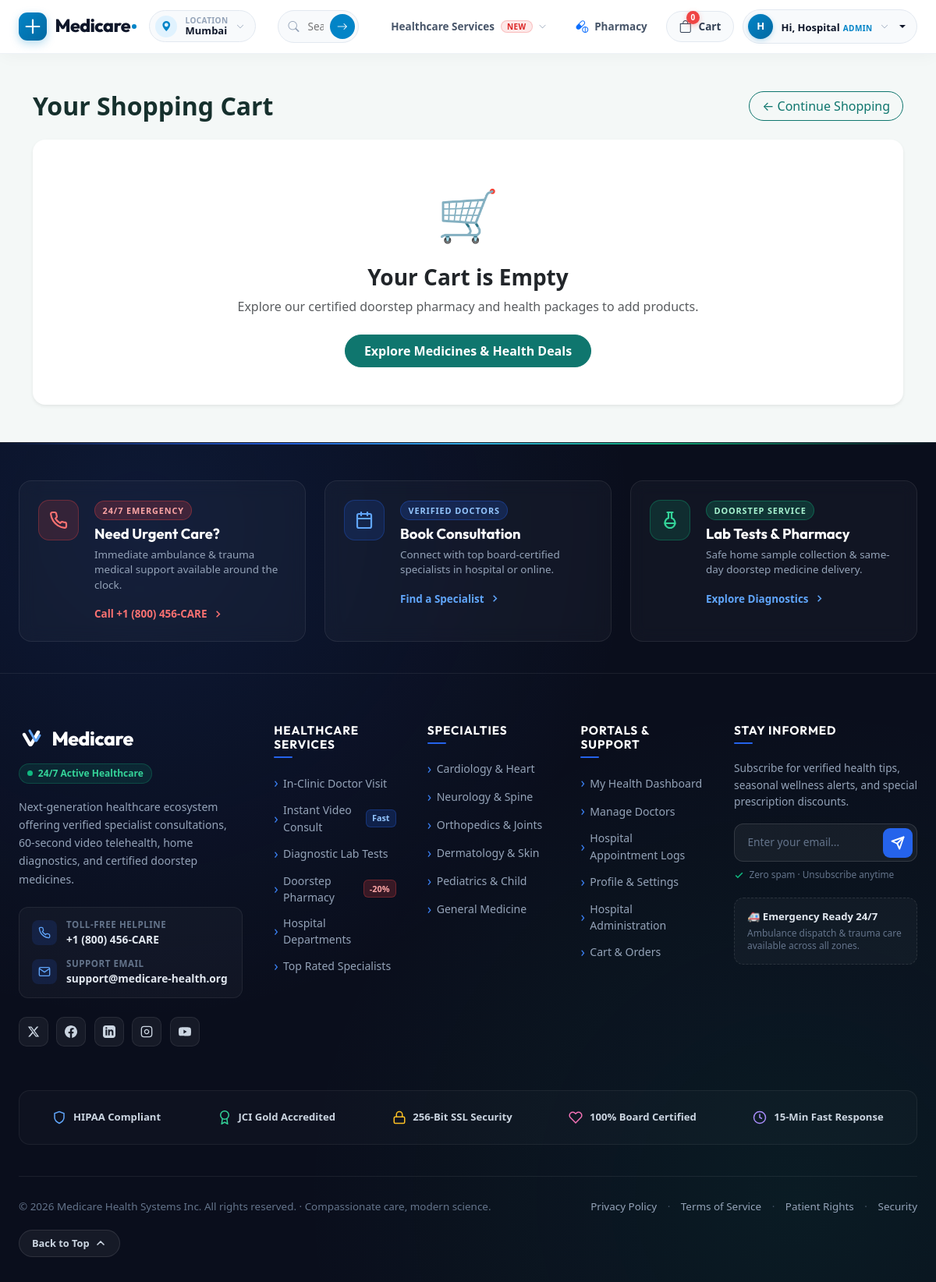
The page /cart/ (signed in) on the database as committed earlier.
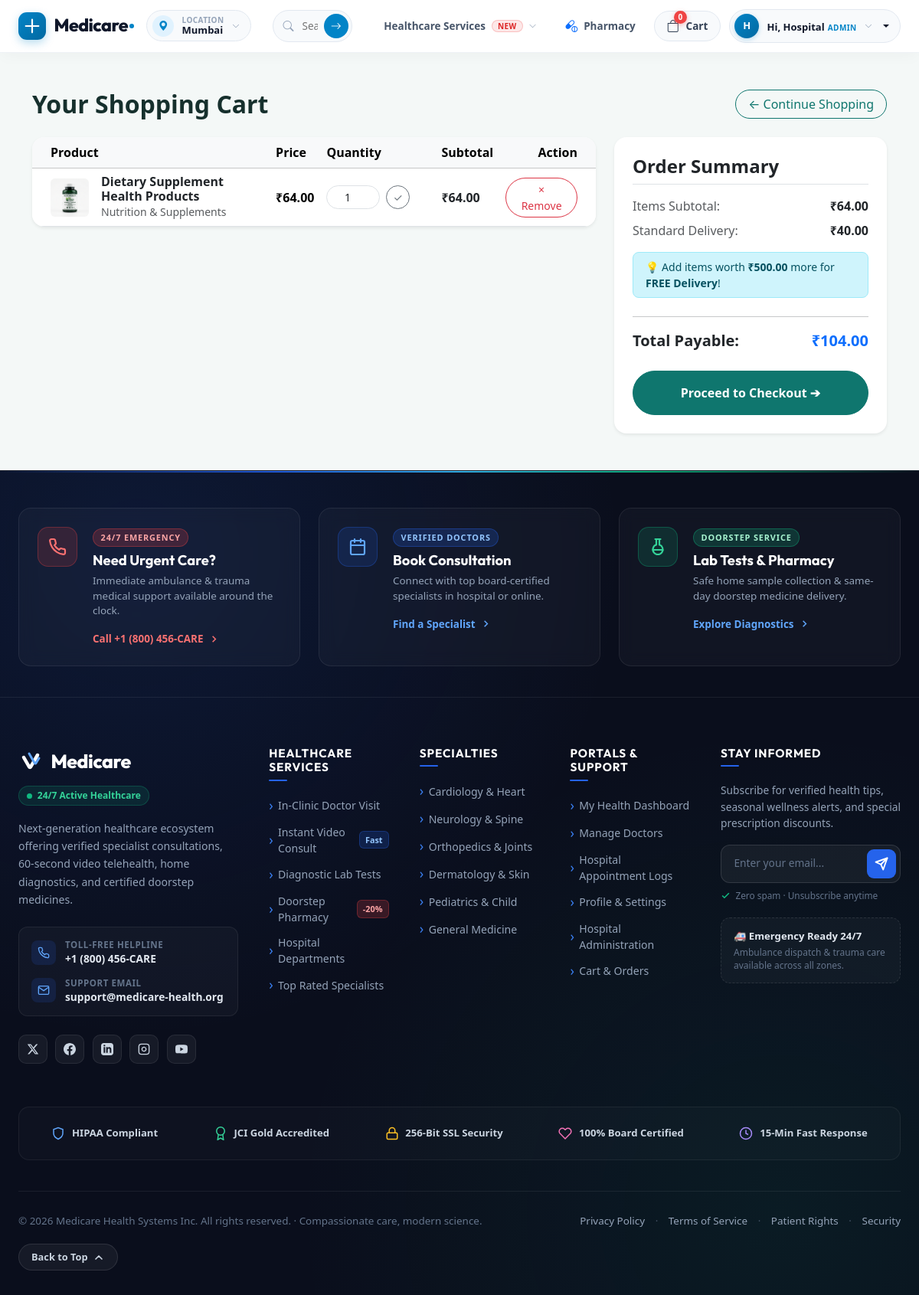
The same page on the database as committed later.
### corepages/models.py (models this page shows, shortened)
class CartItem(models.Model):
    cart = models.ForeignKey(Cart, on_delete=models.CASCADE, related_name='items')
    product = models.ForeignKey(Product, on_delete=models.CASCADE)
    quantity = models.PositiveIntegerField(default=1)
    class Meta:
        unique_together = ('cart', 'product')
    def subtotal(self):
        return self.quantity * self.product.effective_price

class Product(models.Model):
    category = models.ForeignKey(ProductCategory, on_delete=models.SET_NULL, null=True, blank=True, related_name='products')
    name = models.CharField(max_length=200)
    slug = models.SlugField(max_length=220, unique=True, blank=True)
    description = models.TextField(blank=True)
    price = models.DecimalField(max_digits=8, decimal_places=2)
    discount_percent = models.PositiveIntegerField(default=0, help_text="Discount percentage, e.g. 20 for 20% off")
    stock = models.PositiveIntegerField(default=50, help_text="Current available inventory")
    image = models.ImageField(upload_to='products/', null=True, blank=True)
    image_url_fallback = models.CharField(max_length=255, blank=True, help_text="Static image path fallback")
    rating = models.DecimalField(max_digits=3, decimal_places=1, default=4.5)
    is_active = models.BooleanField(default=True)
    created_at = models.DateTimeField(auto_now_add=True)
    class Meta:
        ordering = ['-created_at']
    @property
    def effective_price(self):
        if self.discount_percent > 0:
            discount = (self.price * Decimal(self.discount_percent)) / Decimal(100)
            return round(self.price - discount, 2)
        return self.price

class ProductCategory(models.Model):
    name = models.CharField(max_length=100, unique=True)
    slug = models.SlugField(max_length=120, unique=True, blank=True)
    description = models.TextField(blank=True)
    is_active = models.BooleanField(default=True)
    class Meta:
        verbose_name_plural = 'Product Categories'
        ordering = ['name']

### corepages/views.py (the view)
# urls.py: path('cart/', views.cart_view, name='cart_view'),
def cart_view(request):
    cart = get_or_create_cart(request)
    items = cart.items.select_related('product').all()
    subtotal = cart.total_amount()
    shipping = Decimal('0.00') if subtotal > 500 or subtotal == 0 else Decimal('40.00')
    total = subtotal + shipping
    return render(request, 'corepages/cart_view.html', {
        'cart': cart,
        'items': items,
        'subtotal': subtotal,
        'shipping': shipping,
        'total': total,
    })

### accounts/models.py (called while the page is built)
    def is_admin_role(self):
        return self.role == self.Role.ADMIN

    def is_doctor_role(self):
        return self.role == self.Role.DOCTOR

    def is_patient_role(self):
        return self.role == self.Role.PATIENT

### corepages/cart.py (called while the page is built, shortened)
def get_or_create_cart(request):
    if request.user.is_authenticated:
        user_cart, _ = Cart.objects.get_or_create(user=request.user)
        session_cart_id = request.session.get('cart_id')
        return user_cart

### corepages/models.py (called while the page is built)
    def total_amount(self):
        return sum(item.subtotal() for item in self.items.select_related('product').all())

### templates/corepages/cart_view.html (shortened to what the changed rows need)
{% extends 'base.html' %}
{% load static %}
{% block content %}
<div class="container py-5">
  <div class="d-flex align-items-center justify-content-between mb-4">
    <h2 class="fw-bold mb-0">Your Shopping Cart</h2>
  </div>
  {% if items %}
    <div class="row g-4">
      <div class="col-lg-8">
        <div class="card border-0 shadow-sm rounded-4 bg-white overflow-hidden">
          <div class="table-responsive">
            <table class="table align-middle mb-0">
              <thead class="table-light">
                <tr>
                  <th class="ps-4">Product</th>
                  <th>Price</th>
                  <th style="width: 150px;">Quantity</th>
                  <th>Subtotal</th>
                  <th class="text-end pe-4">Action</th>
                </tr>
              </thead>
              <tbody>
                {% for item in items %}
                  <tr>
                    <td class="ps-4">
                      <div class="d-flex align-items-center gap-3">
                        <img src="{% if item.product.image %}{{ item.product.image.url }}{% elif item.product.image_url_fallback %}{{ item.product.image_url_fallback }}{% else %}{% static 'images/prod_1.jpg' %}{% endif %}" alt="{{ item.product.name }}" class="rounded" style="width: 50px; height: 50px; object-fit: contain;">
                        <div>
                          <h6 class="fw-bold mb-0">
                            <a href="{% url 'core:product_detail' item.product.pk %}" class="text-dark text-decoration-none">{{ item.product.name }}</a>
                          </h6>
                          <div class="small text-muted">{{ item.product.category.name|default:"General Health" }}</div>
                        </div>
                      </div>
                    </td>
                    <td class="fw-semibold">₹{{ item.product.effective_price }}</td>
                    <td>
                      <form method="post" action="{% url 'core:update_cart_api' %}" class="d-flex align-items-center gap-2">
                        <input type="number" name="quantity" value="{{ item.quantity }}" min="1" max="{{ item.product.stock }}" class="form-control form-control-sm text-center rounded-pill" style="width: 70px;">
                        <button type="submit" class="btn btn-sm btn-outline-secondary rounded-pill px-2" title="Update quantity">✓</button>
                      </form>
                    </td>
                    <td class="fw-bold text-dark">₹{{ item.subtotal }}</td>
                    <td class="text-end pe-4">
                      <form method="post" action="{% url 'core:remove_cart_api' item.pk %}">
                        <button type="submit" class="btn btn-sm btn-outline-danger rounded-pill px-3" onclick="return confirm('Remove {{ item.product.name }} from cart?');">
                          &times; Remove
                        </button>
                      </form>
                    </td>
                  </tr>
                {% endfor %}
              </tbody>
            </table>
          </div>
        </div>
      </div>
      <div class="col-lg-4">
        <div class="card border-0 shadow-sm rounded-4 p-4 bg-white sticky-top" style="top: 100px;">
          <h4 class="fw-bold mb-3 border-bottom pb-2">Order Summary</h4>
          <div class="d-flex justify-content-between mb-2 text-muted">
            <span>Items Subtotal:</span>
            <span class="text-dark fw-semibold">₹{{ subtotal }}</span>
          </div>
          <div class="d-flex justify-content-between mb-2 text-muted">
            <span>Standard Delivery:</span>
            {% if shipping == 0 %}
              <span class="text-success fw-bold">FREE</span>
            {% else %}
              <span class="text-dark fw-semibold">₹{{ shipping }}</span>
            {% endif %}
          </div>
          {% if subtotal < 500 %}
            <div class="alert alert-info py-2 px-3 small rounded-3 my-2">
              💡 Add items worth <strong>₹{{ 500|floatformat:2 }}</strong> more for <strong>FREE Delivery</strong>!
            </div>
          {% endif %}
          <hr>
          <div class="d-flex justify-content-between mb-4 fs-5 fw-bold text-dark">
            <span>Total Payable:</span>
            <span class="text-primary">₹{{ total }}</span>
          </div>
          {% if user.is_authenticated %}
            <a href="{% url 'core:checkout' %}" class="btn btn-primary w-100 rounded-pill py-3 fw-bold fs-6">
              Proceed to Checkout ➔
            </a>
          {% else %}
            <a href="{% url 'accounts:login' %}?next={% url 'core:checkout' %}" class="btn btn-primary w-100 rounded-pill py-3 fw-bold fs-6">
              Log in to Checkout ➔
            </a>
            <p class="text-center small text-muted mt-2 mb-0">You'll be able to enter shipping and payment details.</p>
          {% endif %}
        </div>
      </div>
    </div>
  {% else %}
    <div class="card border-0 shadow-sm rounded-4 p-5 bg-white text-center">
      <div style="font-size: 4rem;">🛒</div>
      <h3 class="fw-bold mt-3 mb-2">Your Cart is Empty</h3>
      <p class="text-muted mb-4">Explore our certified doorstep pharmacy and health packages to add products.</p>
      <div>
        <a href="{% url 'core:pharmacy_list' %}" class="btn btn-primary rounded-pill px-4 py-2 fw-semibold">
          Explore Medicines & Health Deals
        </a>
      </div>
    </div>
  {% endif %}
</div>
{% endblock %}

Rows that differ between the two databases and show on the page:
added CartItem: product.image_url_fallback (picture), product.name "Dietary Supplement Health Products", product.category.name "Nutrition & Supplements", product.effective_price "64.00", quantity "1", subtotal "64.00"
Other text that changed with them:
{{ subtotal }}: (not shown) → "64.00"
{{ shipping }}: (not shown) → "40.00"
{{ 500|floatformat:2 }}: (not shown) → "500.00"
{{ total }}: (not shown) → "104.00"
text no longer shown: "🛒 Your Cart is Empty Explore our certified doorstep pharmacy and health packages to add products. Explore Medicines & Health Deals"
text now shown: "Product Price Quantity Subtotal Action Order Summary Items Subtotal: ₹ Standard Delivery: ₹ 💡 Add items worth ₹ more for FREE Delivery ! Total Payable: ₹ Proceed to Checkout ➔"
